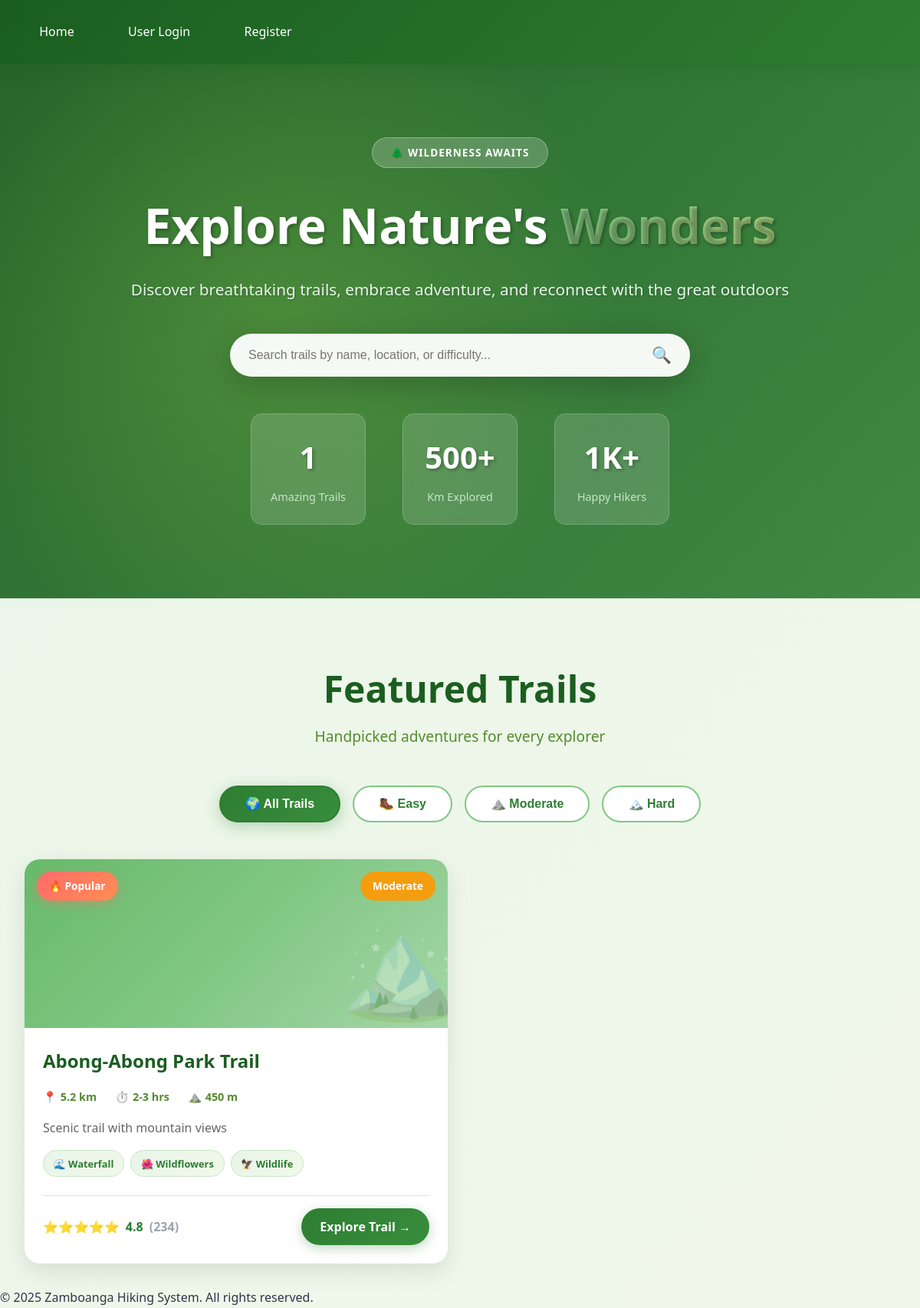
The page / on the database its author committed.
### tables this page shows
CREATE TABLE trails (id INT AUTO_INCREMENT PRIMARY KEY, name VARCHAR(100), description TEXT, location VARCHAR(100), difficulty ENUM('Easy','Moderate','Hard') DEFAULT 'Moderate', image VARCHAR(255), created_at TIMESTAMP DEFAULT CURRENT_TIMESTAMP);

### public/index.php (the view, shortened to what this page needs)
<?php
include '../includes/db.php';
$trails = [];
try {
    $stmt = $pdo->query("SELECT * FROM trails");
    if ($stmt) {
        $trails = $stmt->fetchAll(PDO::FETCH_ASSOC);
    }
} catch (PDOException $e) {
    $trails = [];
}
?>
<!DOCTYPE html>
<html lang="en">
<head>
</head>
<body>
    <nav>
        <a href="index.php">Home</a>
        <?php if (isset($_SESSION['user_id'])): ?>
            <span>Welcome, <?= htmlspecialchars($_SESSION['user_username']) ?></span>
            <a href="logout_user.php">Logout</a>
        <?php else: ?>
            <a href="login_user.php">User Login</a>
            <a href="register_user.php">Register</a>
        <?php endif; ?>
    </nav>
    <div class="floating-leaves">
    </div>
    <div class="hero-section">
        <div class="hero-content">
            <div class="hero-badge">🌲 WILDERNESS AWAITS</div>
            <h1>Explore Nature's <span class="highlight">Wonders</span></h1>
            <p>Discover breathtaking trails, embrace adventure, and reconnect with the great outdoors</p>
            <div class="search-container">
                <input type="text" id="searchInput" placeholder="Search trails by name, location, or difficulty...">
                <span class="search-icon">🔍</span>
            </div>
            <div class="stats-container">
                <div class="stat-item">
                    <span class="stat-number"><?= count($trails) ?></span>
                    <span class="stat-label">Amazing Trails</span>
                </div>
                <div class="stat-item">
                    <span class="stat-number">500+</span>
                    <span class="stat-label">Km Explored</span>
                </div>
                <div class="stat-item">
                    <span class="stat-number">1K+</span>
                    <span class="stat-label">Happy Hikers</span>
                </div>
            </div>
        </div>
    </div>
    <div class="container">
        <div class="section-header">
            <h2>Featured Trails</h2>
            <p class="subtitle">Handpicked adventures for every explorer</p>
        </div>
        <div class="filter-tabs">
            <button class="filter-btn active" data-filter="all"><span>🌍 All Trails</span></button>
            <button class="filter-btn" data-filter="easy"><span>🥾 Easy</span></button>
            <button class="filter-btn" data-filter="moderate"><span>⛰️ Moderate</span></button>
            <button class="filter-btn" data-filter="hard"><span>🏔️ Hard</span></button>
        </div>
        <?php if (empty($trails)): ?>
            <div class="empty-state">
                <div class="empty-state-icon">🏔️</div>
                <h3>No Trails Available Yet</h3>
                <p>Check back soon for exciting new trails to explore!</p>
            </div>
        <?php else: ?>
            <ul class="trails-grid" id="trailsGrid">
                <?php
                $features = [
                    ['🌊 Waterfall', '🌺 Wildflowers', '🦅 Wildlife'],
                    ['🌲 Forest Path', '🏞️ Scenic Views', '📸 Photo Spots'],
                    ['⛺ Camping', '🎣 Fishing', '🚴 Biking'],
                    ['🌅 Sunrise Views', '🌙 Night Hikes', '☁️ Cloud Forest']
                ];
                $index = 0;
                foreach ($trails as $trail):
                    $isPopular = $index % 3 === 0;
                ?>
                    <li class="trail-card" data-difficulty="<?= strtolower($trail['difficulty'] ?? 'moderate') ?>">
                        <div class="trail-image">
                            <?php if ($isPopular): ?>
                                <span class="popular-badge">🔥 Popular</span>
                            <?php endif; ?>
                            <span class="difficulty-badge difficulty-<?= strtolower($trail['difficulty'] ?? 'moderate') ?>">
                                <?= ucfirst($trail['difficulty'] ?? 'Moderate') ?>
                            </span>
                        </div>
                        <div class="trail-content">
                            <h3>
                                <a href="trail.php?id=<?= $trail['id'] ?>"><?= htmlspecialchars($trail['name']) ?></a>
                            </h3>
                            <div class="trail-meta">
                                <span class="meta-item"><?= $trail['distance'] ?? '5.2' ?> km</span>
                                <span class="meta-item"><?= $trail['duration'] ?? '2-3' ?> hrs</span>
                                <span class="meta-item"><?= $trail['elevation'] ?? '450' ?> m</span>
                            </div>
                            <p><?= htmlspecialchars($trail['description'] ?? 'A beautiful trail awaiting your exploration.') ?></p>
                            <div class="trail-features">
                                <?php foreach (array_slice($features[$index % 4], 0, 3) as $feature): ?>
                                    <span class="feature-tag"><?= $feature ?></span>
                                <?php endforeach; ?>
                            </div>
                            <div class="trail-footer">
                                <div class="rating">
                                    <span class="rating-stars">⭐⭐⭐⭐⭐</span>
                                    <?= $trail['rating'] ?? '4.8' ?> <span style="color:#9ca3af">(<?= $trail['reviews'] ?? '234' ?>)</span>
                                </div>
                                <a href="trail.php?id=<?= $trail['id'] ?>" class="view-btn">Explore Trail →</a>
                            </div>
                        </div>
                    </li>
                <?php
                    $index++;
                endforeach;
                ?>
            </ul>
        <?php endif; ?>
    </div>
<?php require_once "../includes/footer.php"; ?>
</body>
</html>

### includes/footer.php
</main><footer><p>&copy; <?= date("Y") ?> <?= SITE_NAME ?>. All rights reserved.</p></footer></body></html>

### rows shown on the page
trails: difficulty "Moderate", name "Abong-Abong Park Trail", distance "5.2", duration "2-3", elevation "450", description "Scenic trail with mountain views", feature "🌊 Waterfall", feature "🌺 Wildflowers", feature "🦅 Wildlife", rating "4.8", reviews "234"

### other values the page prints
count($trails) "1"
SITE_NAME "Zamboanga Hiking System"
